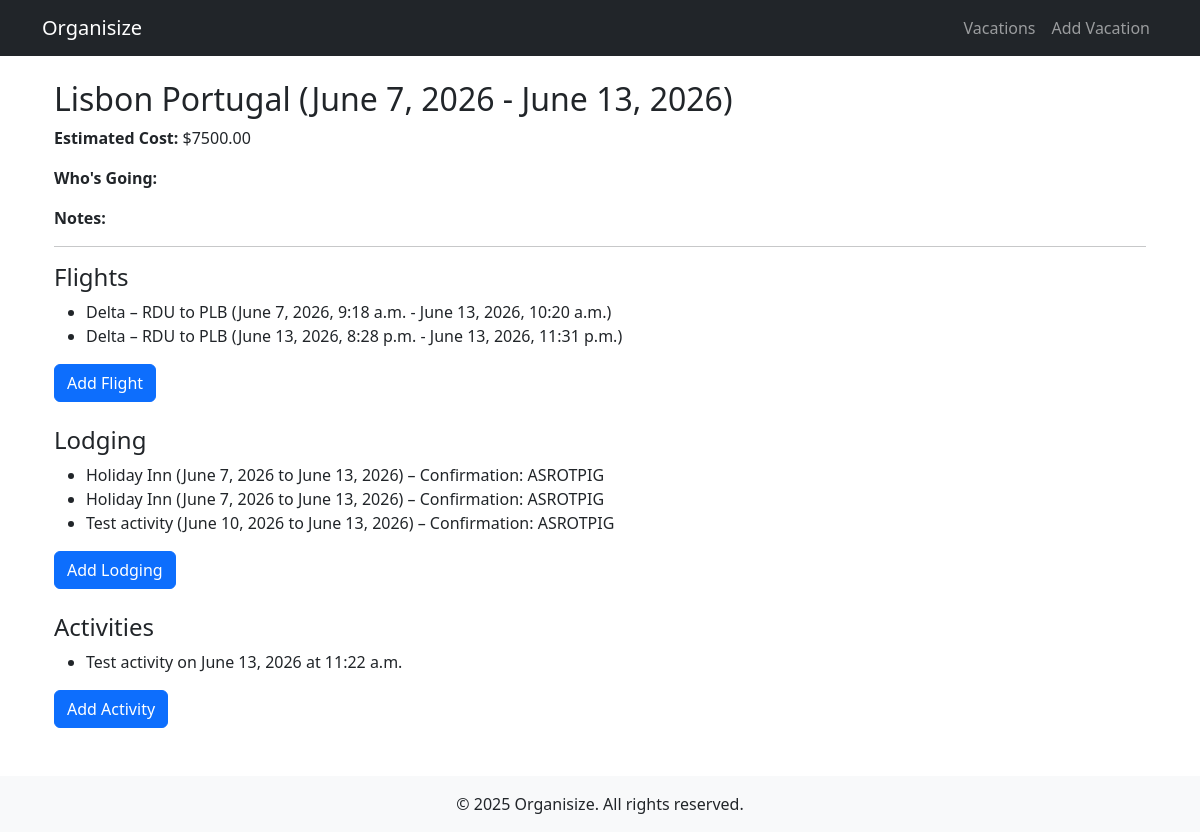
The page /vacations/5/ on the database its author committed.
### planner/models.py (models this page shows, shortened)
class VacationPlan(models.Model):
    TRIP_TYPE_CHOICES = [
        ("planned", "Planned"),
        ("booked", "Booked"),
    ]
    title = models.CharField(max_length=200)
    destination = models.CharField(max_length=200)
    start_date = models.DateField()
    end_date = models.DateField()
    trip_type = models.CharField(
        max_length=10, choices=TRIP_TYPE_CHOICES, default="planned"
    )
    estimated_cost = models.DecimalField(
        max_digits=10, decimal_places=2, null=True, blank=True
    )
    actual_cost = models.DecimalField(
        max_digits=10, decimal_places=2, null=True, blank=True
    )
    whos_going = models.TextField(blank=True)
    notes = models.TextField(default="", blank=True)

class Flight(models.Model):
    vacation = models.ForeignKey(
        VacationPlan, on_delete=models.CASCADE, related_name="flights"
    )
    airline = models.CharField(max_length=100)
    confirmation = models.CharField(max_length=100)
    departure_airport = models.CharField(max_length=100)
    arrival_airport = models.CharField(max_length=100)
    departure_time = models.DateTimeField()
    arrival_time = models.DateTimeField()

class Lodging(models.Model):
    vacation = models.ForeignKey(
        VacationPlan, on_delete=models.CASCADE, related_name="lodgings"
    )
    confirmation = models.CharField(max_length=100)
    name = models.CharField(max_length=200)
    check_in = models.DateField()
    check_out = models.DateField()

class Activity(models.Model):
    vacation = models.ForeignKey(
        VacationPlan, on_delete=models.CASCADE, related_name="activities"
    )
    name = models.CharField(max_length=200)
    date = models.DateField()
    start_time = models.TimeField()

### planner/views.py (the view)
# urls.py: path("vacations/<int:pk>/", views.vacation_detail, name="vacation_detail"),
def vacation_detail(request, pk):
    vacation = get_object_or_404(VacationPlan, pk=pk)
    flights = Flight.objects.filter(vacation=vacation)
    lodgings = Lodging.objects.filter(vacation=vacation)
    activities = Activity.objects.filter(vacation=vacation)
    flight_form = FlightForm()
    lodging_form = LodgingForm()
    activity_form = ActivityForm()
    return render(
        request,
        "planner/vacation_detail.html",
        {
            "vacation": vacation,
            "flight_form": flight_form,
            "lodging_form": lodging_form,
            "activity_form": activity_form,
            "flights": flights,
            "lodgings": lodgings,
            "activities": activities,
        },
    )

### planner/templates/planner/vacation_detail.html (shortened to what this page needs)
{% extends 'base.html' %}
{% load static %}
{% block content %}
<div class="container mt-4">
    <h2>{{ vacation.destination }} ({{ vacation.start_date }} - {{ vacation.end_date }})</h2>
    <p><strong>Estimated Cost:</strong> ${{ vacation.estimated_cost }}</p>
    <p><strong>Who's Going:</strong> {{ vacation.whos_going }}</p>
    <p><strong>Notes:</strong> {{ vacation.notes }}</p>
    <hr>
    <h4>Flights</h4>
    <ul>
        {% for flight in vacation.flights.all %}
        <li>
            {{ flight.airline }} – {{ flight.departure_airport }} to {{ flight.arrival_airport }}
            ({{ flight.departure_time|date:"F j, Y, g:i a" }} - {{ flight.arrival_time|date:"F j, Y, g:i a" }})
        </li>
        {% empty %}
        <li>No flights added yet.</li>
        {% endfor %}
    </ul>
    <button class="btn btn-primary" data-bs-toggle="modal" data-bs-target="#flightModal">Add Flight</button>
    <h4 class="mt-4">Lodging</h4>
    <ul>
        {% for lodging in vacation.lodgings.all %}
        <li>
            {{ lodging.name }} ({{ lodging.check_in|date:"F j, Y" }} to {{ lodging.check_out|date:"F j, Y" }})
            – Confirmation: {{ lodging.confirmation }}
        </li>
        {% empty %}
        <li>No lodging added yet.</li>
        {% endfor %}
    </ul>
    <button class="btn btn-primary" data-bs-toggle="modal" data-bs-target="#lodgingModal">Add Lodging</button>
    <h4 class="mt-4">Activities</h4>
    <ul>
        {% for activity in vacation.activities.all %}
        <li>{{ activity.name }} on {{ activity.date }} at {{ activity.start_time }}</li>
        {% empty %}
        <li>No activities added yet.</li>
        {% endfor %}
    </ul>
    <button class="btn btn-primary" data-bs-toggle="modal" data-bs-target="#activityModal">Add Activity</button>
</div>
{% endblock %}

### rows shown on the page
VacationPlan: destination "Lisbon Portugal", start_date "June 7, 2026", end_date "June 13, 2026", estimated_cost "7500.00"
Flight: airline "Delta", departure_airport "RDU", arrival_airport "PLB", departure_time "June 7, 2026, 9:18 a.m.", arrival_time "June 13, 2026, 10:20 a.m."
Flight: airline "Delta", departure_airport "RDU", arrival_airport "PLB", departure_time "June 13, 2026, 8:28 p.m.", arrival_time "June 13, 2026, 11:31 p.m."
Lodging: name "Holiday Inn", check_in "June 7, 2026", check_out "June 13, 2026", confirmation "ASROTPIG"
Lodging: name "Holiday Inn", check_in "June 7, 2026", check_out "June 13, 2026", confirmation "ASROTPIG"
Lodging: name "Test activity", check_in "June 10, 2026", check_out "June 13, 2026", confirmation "ASROTPIG"
Activity: name "Test activity", date "June 13, 2026", start_time "11:22 a.m."

### other values the page prints
{{ year|default:"2025" }} "2025"
